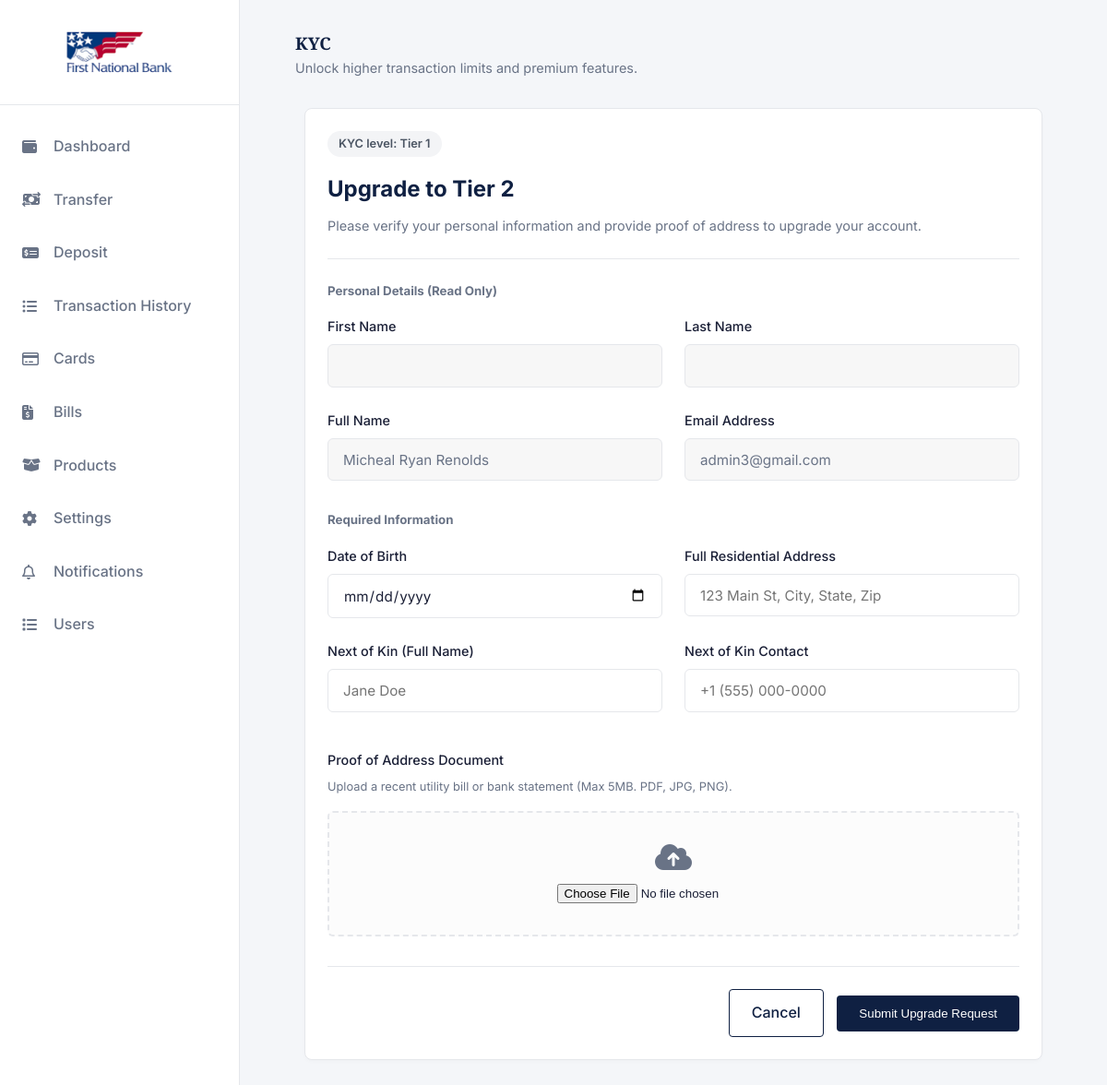
Before: /kyc/ (signed in) with the older database file.
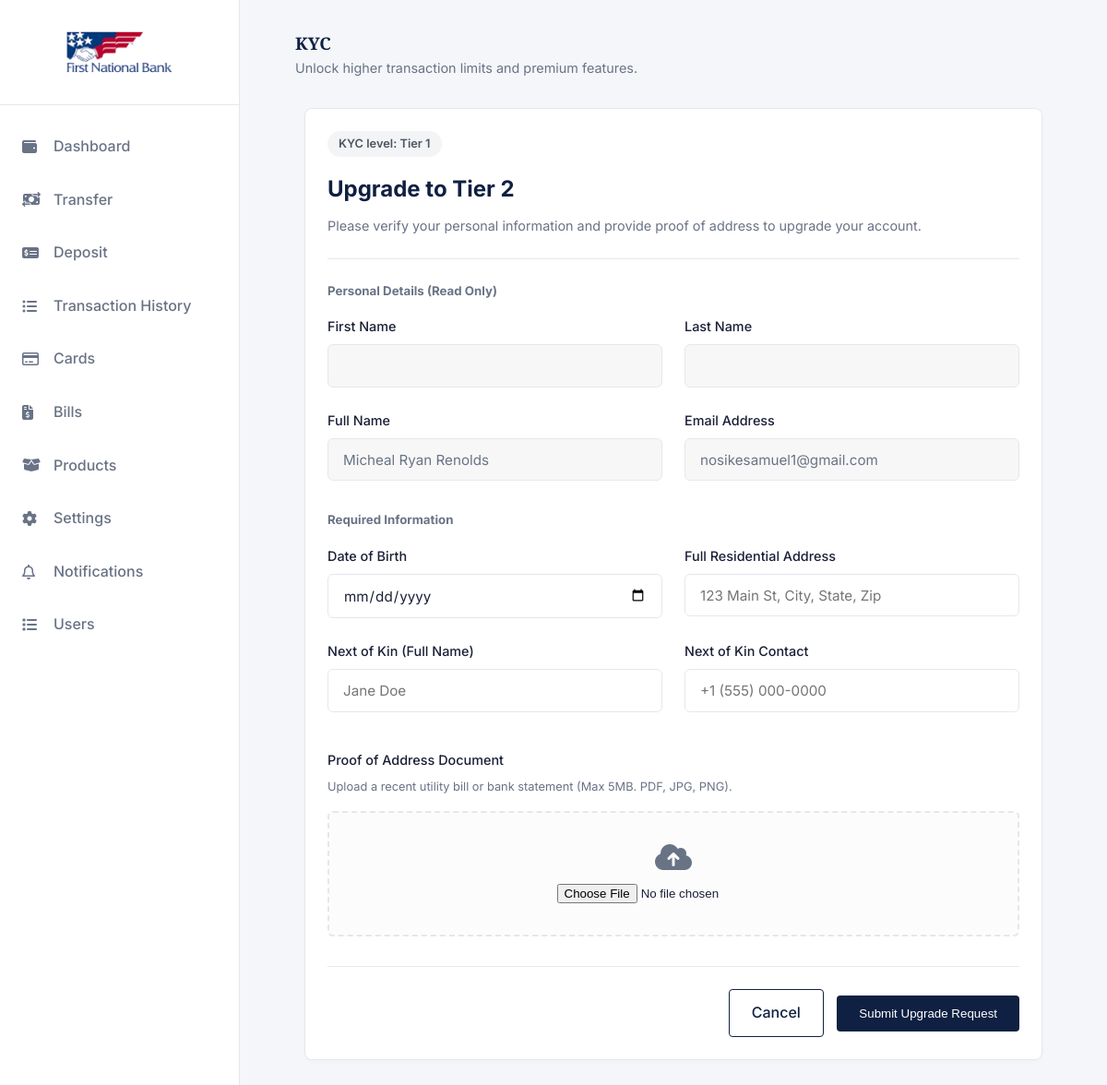
After: the same page with the newer database file.
### app/models.py (models this page shows, shortened)
class User(AbstractUser):
    full_name = models.CharField(max_length=50, blank=True, null=True)
    email = models.EmailField(unique=True)
    phone_number = models.CharField(max_length=20, blank=True)
    is_verified   = models.BooleanField(default=False)
    social_sec = models.CharField(max_length=20)
    class Meta:
        db_table = "users"

### app/views.py (the view, shortened to what this page needs)
# urls.py: path('kyc/', upgrade_tier, name='upgrade_tier'),
@login_required
def upgrade_tier(request):
    return render(request, 'User/upgrade_tier.html')

### templates/User/upgrade_tier.html (shortened to what the changed rows need)
{% extends 'base.html' %}
{% load static %}
{% block content %}
<main class="main-content">
    <div class="card" style="max-width: 800px; margin: 0 auto;">
        <form method="POST" enctype="multipart/form-data">
            <div class="grid-2" style="gap: 1.5rem; margin-bottom: 2rem;">
                <div class="form-group" style="margin: 0;">
                    <label class="form-label">Full Name</label>
                    <input type="text" class="form-control" value="{{ user.get_full_name|default:user.full_name }}" readonly>
                </div>
                <div class="form-group" style="margin: 0;">
                    <label class="form-label">Email Address</label>
                    <input type="email" class="form-control" value="{{ user.email }}" readonly>
                </div>
            </div>
        </form>
    </div>
</main>
{% endblock %}

Changed rows visible on the page:
changed User "Micheal Ryan Renolds": email "admin3@gmail.com" → "nosikesamuel1@gmail.com"
